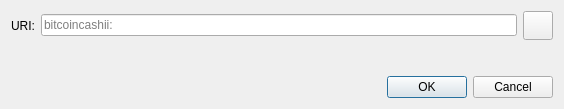
<?xml version="1.0" encoding="UTF-8"?>
<ui version="4.0">
 <class>OpenURIDialog</class>
 <widget class="QDialog" name="OpenURIDialog">
  <property name="geometry">
   <rect>
    <x>0</x>
    <y>0</y>
    <width>564</width>
    <height>109</height>
   </rect>
  </property>
  <property name="windowTitle">
   <string>Open bitcoincashii URI</string>
  </property>
  <layout class="QVBoxLayout" name="verticalLayout">
   <item>
    <layout class="QHBoxLayout" name="horizontalLayout">
     <item>
      <widget class="QLabel" name="label">
       <property name="text">
        <string>URI:</string>
       </property>
      </widget>
     </item>
     <item>
      <widget class="QValidatedLineEdit" name="uriEdit">
       <property name="placeholderText">
        <string notr="true">bitcoincashii:</string>
       </property>
      </widget>
     </item>
     <item>
      <widget class="QToolButton" name="pasteButton">
       <property name="toolTip">
        <string extracomment="Tooltip text for button that allows you to paste an address that is in your clipboard.">Paste address from clipboard</string>
       </property>
       <property name="text">
        <string/>
       </property>
       <property name="icon">
        <iconset resource="../bitcoinII.qrc">
         <normaloff>:/icons/editpaste</normaloff>:/icons/editpaste
        </iconset>
       </property>
       <property name="iconSize">
        <size>
         <width>22</width>
         <height>22</height>
        </size>
       </property>
      </widget>
     </item>
    </layout>
   </item>
   <item>
    <spacer name="verticalSpacer">
     <property name="orientation">
      <enum>Qt::Vertical</enum>
     </property>
     <property name="sizeHint" stdset="0">
      <size>
       <width>20</width>
       <height>40</height>
      </size>
     </property>
    </spacer>
   </item>
   <item>
    <widget class="QDialogButtonBox" name="buttonBox">
     <property name="orientation">
      <enum>Qt::Horizontal</enum>
     </property>
     <property name="standardButtons">
      <set>QDialogButtonBox::Cancel|QDialogButtonBox::Ok</set>
     </property>
    </widget>
   </item>
  </layout>
 </widget>
 <customwidgets>
  <customwidget>
   <class>QValidatedLineEdit</class>
   <extends>QLineEdit</extends>
   <header>qt/qvalidatedlineedit.h</header>
  </customwidget>
 </customwidgets>
 <resources/>
 <connections>
  <connection>
   <sender>buttonBox</sender>
   <signal>accepted()</signal>
   <receiver>OpenURIDialog</receiver>
   <slot>accept()</slot>
   <hints>
    <hint type="sourcelabel">
     <x>248</x>
     <y>254</y>
    </hint>
    <hint type="destinationlabel">
     <x>157</x>
     <y>274</y>
    </hint>
   </hints>
  </connection>
  <connection>
   <sender>buttonBox</sender>
   <signal>rejected()</signal>
   <receiver>OpenURIDialog</receiver>
   <slot>reject()</slot>
   <hints>
    <hint type="sourcelabel">
     <x>316</x>
     <y>260</y>
    </hint>
    <hint type="destinationlabel">
     <x>286</x>
     <y>274</y>
    </hint>
   </hints>
  </connection>
 </connections>
</ui>
